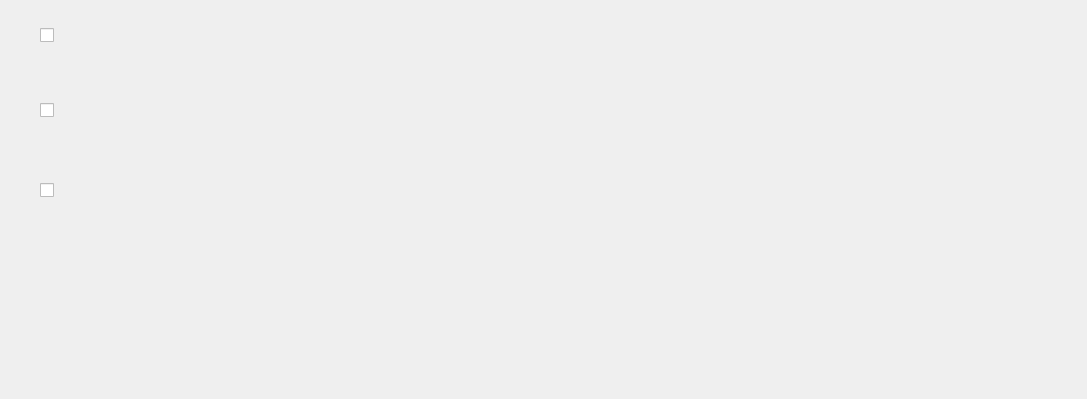
<?xml version="1.0" encoding="UTF-8"?>
<ui version="4.0">
 <class>work_counter</class>
 <widget class="QWidget" name="work_counter">
  <property name="geometry">
   <rect>
    <x>0</x>
    <y>0</y>
    <width>1087</width>
    <height>399</height>
   </rect>
  </property>
  <property name="windowTitle">
   <string>Form</string>
  </property>
  <widget class="QCheckBox" name="c_elecrt">
   <property name="geometry">
    <rect>
     <x>40</x>
     <y>20</y>
     <width>181</width>
     <height>31</height>
    </rect>
   </property>
   <property name="font">
    <font>
     <family>Acrom Medium</family>
    </font>
   </property>
   <property name="text">
    <string/>
   </property>
  </widget>
  <widget class="QLabel" name="have_electr">
   <property name="geometry">
    <rect>
     <x>192</x>
     <y>27</y>
     <width>140</width>
     <height>20</height>
    </rect>
   </property>
   <property name="font">
    <font>
     <family>Acrom Medium</family>
    </font>
   </property>
   <property name="text">
    <string/>
   </property>
  </widget>
  <widget class="QLabel" name="val_elect">
   <property name="geometry">
    <rect>
     <x>45</x>
     <y>70</y>
     <width>81</width>
     <height>17</height>
    </rect>
   </property>
   <property name="font">
    <font>
     <family>Acrom Medium</family>
    </font>
   </property>
   <property name="styleSheet">
    <string notr="true">color: rgb(238, 238, 236);</string>
   </property>
   <property name="text">
    <string/>
   </property>
  </widget>
  <widget class="QLabel" name="on_electr">
   <property name="geometry">
    <rect>
     <x>350</x>
     <y>27</y>
     <width>150</width>
     <height>20</height>
    </rect>
   </property>
   <property name="font">
    <font>
     <family>Acrom Medium</family>
    </font>
   </property>
   <property name="text">
    <string/>
   </property>
  </widget>
  <widget class="QLabel" name="norm_elect">
   <property name="geometry">
    <rect>
     <x>526</x>
     <y>27</y>
     <width>180</width>
     <height>20</height>
    </rect>
   </property>
   <property name="font">
    <font>
     <family>Acrom Medium</family>
    </font>
   </property>
   <property name="text">
    <string/>
   </property>
  </widget>
  <widget class="QLabel" name="val_electr_tar">
   <property name="geometry">
    <rect>
     <x>206</x>
     <y>70</y>
     <width>101</width>
     <height>17</height>
    </rect>
   </property>
   <property name="font">
    <font>
     <family>Acrom Medium</family>
    </font>
   </property>
   <property name="styleSheet">
    <string notr="true">color: rgb(238, 238, 236);</string>
   </property>
   <property name="text">
    <string/>
   </property>
  </widget>
  <widget class="QLabel" name="speed_electr">
   <property name="geometry">
    <rect>
     <x>400</x>
     <y>70</y>
     <width>111</width>
     <height>17</height>
    </rect>
   </property>
   <property name="font">
    <font>
     <family>Acrom Medium</family>
    </font>
   </property>
   <property name="styleSheet">
    <string notr="true">color: rgb(238, 238, 236);</string>
   </property>
   <property name="text">
    <string/>
   </property>
  </widget>
  <widget class="QLabel" name="speed_electr_tar">
   <property name="geometry">
    <rect>
     <x>570</x>
     <y>69</y>
     <width>111</width>
     <height>16</height>
    </rect>
   </property>
   <property name="font">
    <font>
     <family>Acrom Medium</family>
    </font>
   </property>
   <property name="styleSheet">
    <string notr="true">color: rgb(238, 238, 236);</string>
   </property>
   <property name="text">
    <string/>
   </property>
  </widget>
  <widget class="QLabel" name="last_elecrt">
   <property name="geometry">
    <rect>
     <x>756</x>
     <y>70</y>
     <width>62</width>
     <height>16</height>
    </rect>
   </property>
   <property name="font">
    <font>
     <family>Acrom Medium</family>
    </font>
   </property>
   <property name="styleSheet">
    <string notr="true">color: rgb(238, 238, 236);</string>
   </property>
   <property name="text">
    <string/>
   </property>
  </widget>
  <widget class="QLabel" name="electr_last_tar">
   <property name="geometry">
    <rect>
     <x>831</x>
     <y>70</y>
     <width>110</width>
     <height>16</height>
    </rect>
   </property>
   <property name="font">
    <font>
     <family>Acrom Medium</family>
    </font>
   </property>
   <property name="styleSheet">
    <string notr="true">color: rgb(238, 238, 236);</string>
   </property>
   <property name="text">
    <string/>
   </property>
  </widget>
  <widget class="QCheckBox" name="c_gas">
   <property name="geometry">
    <rect>
     <x>40</x>
     <y>95</y>
     <width>181</width>
     <height>31</height>
    </rect>
   </property>
   <property name="font">
    <font>
     <family>Acrom Medium</family>
    </font>
   </property>
   <property name="text">
    <string/>
   </property>
  </widget>
  <widget class="QLabel" name="gas_last_tar">
   <property name="geometry">
    <rect>
     <x>831</x>
     <y>145</y>
     <width>110</width>
     <height>16</height>
    </rect>
   </property>
   <property name="font">
    <font>
     <family>Acrom Medium</family>
    </font>
   </property>
   <property name="styleSheet">
    <string notr="true">color: rgb(238, 238, 236);</string>
   </property>
   <property name="text">
    <string/>
   </property>
  </widget>
  <widget class="QLabel" name="last_gas">
   <property name="geometry">
    <rect>
     <x>756</x>
     <y>145</y>
     <width>62</width>
     <height>16</height>
    </rect>
   </property>
   <property name="font">
    <font>
     <family>Acrom Medium</family>
    </font>
   </property>
   <property name="styleSheet">
    <string notr="true">color: rgb(238, 238, 236);</string>
   </property>
   <property name="text">
    <string/>
   </property>
  </widget>
  <widget class="QLabel" name="speed_gas">
   <property name="geometry">
    <rect>
     <x>400</x>
     <y>145</y>
     <width>111</width>
     <height>17</height>
    </rect>
   </property>
   <property name="font">
    <font>
     <family>Acrom Medium</family>
    </font>
   </property>
   <property name="styleSheet">
    <string notr="true">color: rgb(238, 238, 236);</string>
   </property>
   <property name="text">
    <string/>
   </property>
  </widget>
  <widget class="QLabel" name="speed_gas_tar">
   <property name="geometry">
    <rect>
     <x>570</x>
     <y>144</y>
     <width>111</width>
     <height>16</height>
    </rect>
   </property>
   <property name="font">
    <font>
     <family>Acrom Medium</family>
    </font>
   </property>
   <property name="styleSheet">
    <string notr="true">color: rgb(238, 238, 236);</string>
   </property>
   <property name="text">
    <string/>
   </property>
  </widget>
  <widget class="QLabel" name="val_gas">
   <property name="geometry">
    <rect>
     <x>45</x>
     <y>145</y>
     <width>81</width>
     <height>17</height>
    </rect>
   </property>
   <property name="font">
    <font>
     <family>Acrom Medium</family>
    </font>
   </property>
   <property name="styleSheet">
    <string notr="true">color: rgb(238, 238, 236);</string>
   </property>
   <property name="text">
    <string/>
   </property>
  </widget>
  <widget class="QLabel" name="val_gas_tar">
   <property name="geometry">
    <rect>
     <x>206</x>
     <y>145</y>
     <width>101</width>
     <height>17</height>
    </rect>
   </property>
   <property name="font">
    <font>
     <family>Acrom Medium</family>
    </font>
   </property>
   <property name="styleSheet">
    <string notr="true">color: rgb(238, 238, 236);</string>
   </property>
   <property name="text">
    <string/>
   </property>
  </widget>
  <widget class="QLabel" name="norm_gas">
   <property name="geometry">
    <rect>
     <x>526</x>
     <y>99</y>
     <width>180</width>
     <height>20</height>
    </rect>
   </property>
   <property name="font">
    <font>
     <family>Acrom Medium</family>
    </font>
   </property>
   <property name="text">
    <string/>
   </property>
  </widget>
  <widget class="QLabel" name="on_gas">
   <property name="geometry">
    <rect>
     <x>350</x>
     <y>100</y>
     <width>150</width>
     <height>20</height>
    </rect>
   </property>
   <property name="font">
    <font>
     <family>Acrom Medium</family>
    </font>
   </property>
   <property name="text">
    <string/>
   </property>
  </widget>
  <widget class="QCheckBox" name="c_water">
   <property name="geometry">
    <rect>
     <x>40</x>
     <y>175</y>
     <width>181</width>
     <height>31</height>
    </rect>
   </property>
   <property name="font">
    <font>
     <family>Acrom Medium</family>
    </font>
   </property>
   <property name="text">
    <string/>
   </property>
  </widget>
  <widget class="QLabel" name="water_last_tar">
   <property name="geometry">
    <rect>
     <x>831</x>
     <y>225</y>
     <width>110</width>
     <height>16</height>
    </rect>
   </property>
   <property name="font">
    <font>
     <family>Acrom Medium</family>
    </font>
   </property>
   <property name="styleSheet">
    <string notr="true">color: rgb(238, 238, 236);</string>
   </property>
   <property name="text">
    <string/>
   </property>
  </widget>
  <widget class="QLabel" name="last_water">
   <property name="geometry">
    <rect>
     <x>756</x>
     <y>225</y>
     <width>62</width>
     <height>16</height>
    </rect>
   </property>
   <property name="font">
    <font>
     <family>Acrom Medium</family>
    </font>
   </property>
   <property name="styleSheet">
    <string notr="true">color: rgb(238, 238, 236);</string>
   </property>
   <property name="text">
    <string/>
   </property>
  </widget>
  <widget class="QLabel" name="speed_water">
   <property name="geometry">
    <rect>
     <x>400</x>
     <y>225</y>
     <width>111</width>
     <height>17</height>
    </rect>
   </property>
   <property name="font">
    <font>
     <family>Acrom Medium</family>
    </font>
   </property>
   <property name="styleSheet">
    <string notr="true">color: rgb(238, 238, 236);</string>
   </property>
   <property name="text">
    <string/>
   </property>
  </widget>
  <widget class="QLabel" name="speed_water_tar">
   <property name="geometry">
    <rect>
     <x>570</x>
     <y>224</y>
     <width>111</width>
     <height>16</height>
    </rect>
   </property>
   <property name="font">
    <font>
     <family>Acrom Medium</family>
    </font>
   </property>
   <property name="styleSheet">
    <string notr="true">color: rgb(238, 238, 236);</string>
   </property>
   <property name="text">
    <string/>
   </property>
  </widget>
  <widget class="QLabel" name="val_water">
   <property name="geometry">
    <rect>
     <x>45</x>
     <y>225</y>
     <width>81</width>
     <height>17</height>
    </rect>
   </property>
   <property name="font">
    <font>
     <family>Acrom Medium</family>
    </font>
   </property>
   <property name="styleSheet">
    <string notr="true">color: rgb(238, 238, 236);</string>
   </property>
   <property name="text">
    <string/>
   </property>
  </widget>
  <widget class="QLabel" name="val_water_tar">
   <property name="geometry">
    <rect>
     <x>206</x>
     <y>225</y>
     <width>101</width>
     <height>17</height>
    </rect>
   </property>
   <property name="font">
    <font>
     <family>Acrom Medium</family>
    </font>
   </property>
   <property name="styleSheet">
    <string notr="true">color: rgb(238, 238, 236);</string>
   </property>
   <property name="text">
    <string/>
   </property>
  </widget>
  <widget class="QLabel" name="norm_water">
   <property name="geometry">
    <rect>
     <x>526</x>
     <y>179</y>
     <width>180</width>
     <height>20</height>
    </rect>
   </property>
   <property name="font">
    <font>
     <family>Acrom Medium</family>
    </font>
   </property>
   <property name="text">
    <string/>
   </property>
  </widget>
  <widget class="QLabel" name="on_water">
   <property name="geometry">
    <rect>
     <x>350</x>
     <y>180</y>
     <width>150</width>
     <height>20</height>
    </rect>
   </property>
   <property name="font">
    <font>
     <family>Acrom Medium</family>
    </font>
   </property>
   <property name="text">
    <string/>
   </property>
  </widget>
  <widget class="QPushButton" name="pushButton">
   <property name="geometry">
    <rect>
     <x>476</x>
     <y>354</y>
     <width>144</width>
     <height>41</height>
    </rect>
   </property>
   <property name="font">
    <font>
     <family>Acrom Medium</family>
    </font>
   </property>
   <property name="styleSheet">
    <string notr="true">border-radius:3px;</string>
   </property>
   <property name="text">
    <string/>
   </property>
  </widget>
  <widget class="QLabel" name="have_gas">
   <property name="geometry">
    <rect>
     <x>192</x>
     <y>100</y>
     <width>140</width>
     <height>20</height>
    </rect>
   </property>
   <property name="font">
    <font>
     <family>Acrom Medium</family>
    </font>
   </property>
   <property name="text">
    <string/>
   </property>
  </widget>
  <widget class="QLabel" name="have_water">
   <property name="geometry">
    <rect>
     <x>192</x>
     <y>180</y>
     <width>140</width>
     <height>20</height>
    </rect>
   </property>
   <property name="font">
    <font>
     <family>Acrom Medium</family>
    </font>
   </property>
   <property name="text">
    <string/>
   </property>
  </widget>
  <widget class="QLabel" name="warning">
   <property name="geometry">
    <rect>
     <x>40</x>
     <y>240</y>
     <width>941</width>
     <height>20</height>
    </rect>
   </property>
   <property name="font">
    <font>
     <family>Acrom Medium</family>
    </font>
   </property>
   <property name="text">
    <string/>
   </property>
  </widget>
  <widget class="QPushButton" name="on_true">
   <property name="geometry">
    <rect>
     <x>380</x>
     <y>299</y>
     <width>146</width>
     <height>39</height>
    </rect>
   </property>
   <property name="font">
    <font>
     <family>Acrom Medium</family>
    </font>
   </property>
   <property name="styleSheet">
    <string notr="true">border-radius:3px;</string>
   </property>
   <property name="text">
    <string/>
   </property>
  </widget>
  <widget class="QPushButton" name="on_false">
   <property name="geometry">
    <rect>
     <x>560</x>
     <y>299</y>
     <width>146</width>
     <height>39</height>
    </rect>
   </property>
   <property name="font">
    <font>
     <family>Acrom Medium</family>
    </font>
   </property>
   <property name="styleSheet">
    <string notr="true">border-radius:3px;</string>
   </property>
   <property name="text">
    <string/>
   </property>
  </widget>
  <widget class="QPushButton" name="have_true">
   <property name="geometry">
    <rect>
     <x>20</x>
     <y>299</y>
     <width>146</width>
     <height>39</height>
    </rect>
   </property>
   <property name="font">
    <font>
     <family>Acrom Medium</family>
    </font>
   </property>
   <property name="styleSheet">
    <string notr="true">border-radius:3px;</string>
   </property>
   <property name="text">
    <string/>
   </property>
  </widget>
  <widget class="QPushButton" name="have_false">
   <property name="geometry">
    <rect>
     <x>200</x>
     <y>299</y>
     <width>146</width>
     <height>39</height>
    </rect>
   </property>
   <property name="font">
    <font>
     <family>Acrom Medium</family>
    </font>
   </property>
   <property name="styleSheet">
    <string notr="true">border-radius:3px;</string>
   </property>
   <property name="text">
    <string/>
   </property>
  </widget>
  <widget class="QPushButton" name="norm_true">
   <property name="geometry">
    <rect>
     <x>740</x>
     <y>299</y>
     <width>146</width>
     <height>39</height>
    </rect>
   </property>
   <property name="font">
    <font>
     <family>Acrom Medium</family>
    </font>
   </property>
   <property name="styleSheet">
    <string notr="true">border-radius:3px;</string>
   </property>
   <property name="text">
    <string/>
   </property>
  </widget>
  <widget class="QPushButton" name="norm_false">
   <property name="geometry">
    <rect>
     <x>920</x>
     <y>299</y>
     <width>146</width>
     <height>39</height>
    </rect>
   </property>
   <property name="font">
    <font>
     <family>Acrom Medium</family>
    </font>
   </property>
   <property name="styleSheet">
    <string notr="true">border-radius:3px;</string>
   </property>
   <property name="text">
    <string/>
   </property>
  </widget>
  <widget class="QLabel" name="Background">
   <property name="geometry">
    <rect>
     <x>0</x>
     <y>0</y>
     <width>1087</width>
     <height>399</height>
    </rect>
   </property>
   <property name="font">
    <font>
     <family>Acrom Medium</family>
    </font>
   </property>
   <property name="styleSheet">
    <string notr="true">color: rgb(238, 238, 236);</string>
   </property>
   <property name="text">
    <string/>
   </property>
   <property name="pixmap">
    <pixmap resource="pich.qrc">:/picha/Pichures/work_counter.png</pixmap>
   </property>
  </widget>
  <zorder>Background</zorder>
  <zorder>c_elecrt</zorder>
  <zorder>have_electr</zorder>
  <zorder>val_elect</zorder>
  <zorder>on_electr</zorder>
  <zorder>norm_elect</zorder>
  <zorder>val_electr_tar</zorder>
  <zorder>speed_electr</zorder>
  <zorder>speed_electr_tar</zorder>
  <zorder>last_elecrt</zorder>
  <zorder>electr_last_tar</zorder>
  <zorder>c_gas</zorder>
  <zorder>gas_last_tar</zorder>
  <zorder>last_gas</zorder>
  <zorder>speed_gas</zorder>
  <zorder>speed_gas_tar</zorder>
  <zorder>val_gas</zorder>
  <zorder>val_gas_tar</zorder>
  <zorder>norm_gas</zorder>
  <zorder>on_gas</zorder>
  <zorder>c_water</zorder>
  <zorder>water_last_tar</zorder>
  <zorder>last_water</zorder>
  <zorder>speed_water</zorder>
  <zorder>speed_water_tar</zorder>
  <zorder>val_water</zorder>
  <zorder>val_water_tar</zorder>
  <zorder>norm_water</zorder>
  <zorder>on_water</zorder>
  <zorder>pushButton</zorder>
  <zorder>have_gas</zorder>
  <zorder>have_water</zorder>
  <zorder>warning</zorder>
  <zorder>on_true</zorder>
  <zorder>on_false</zorder>
  <zorder>have_true</zorder>
  <zorder>have_false</zorder>
  <zorder>norm_true</zorder>
  <zorder>norm_false</zorder>
 </widget>
 <resources>
  <include location="pich.qrc"/>
 </resources>
 <connections/>
</ui>
